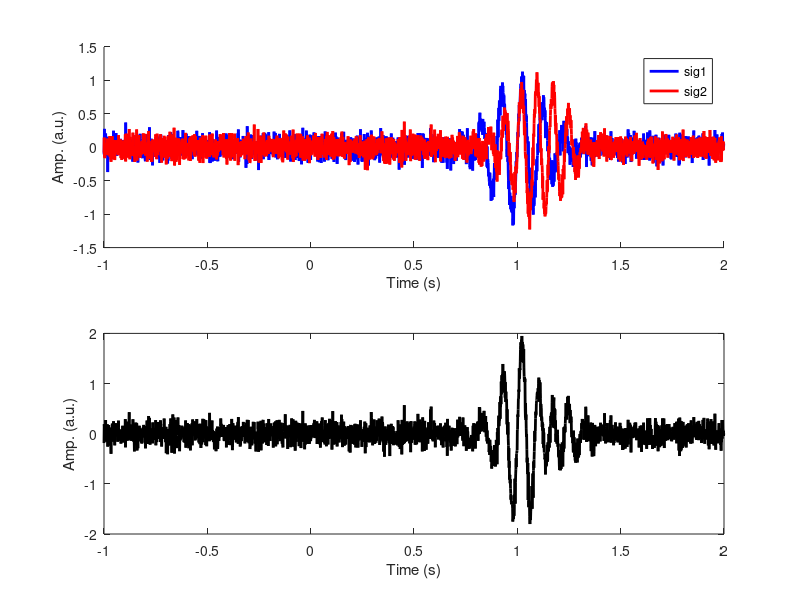
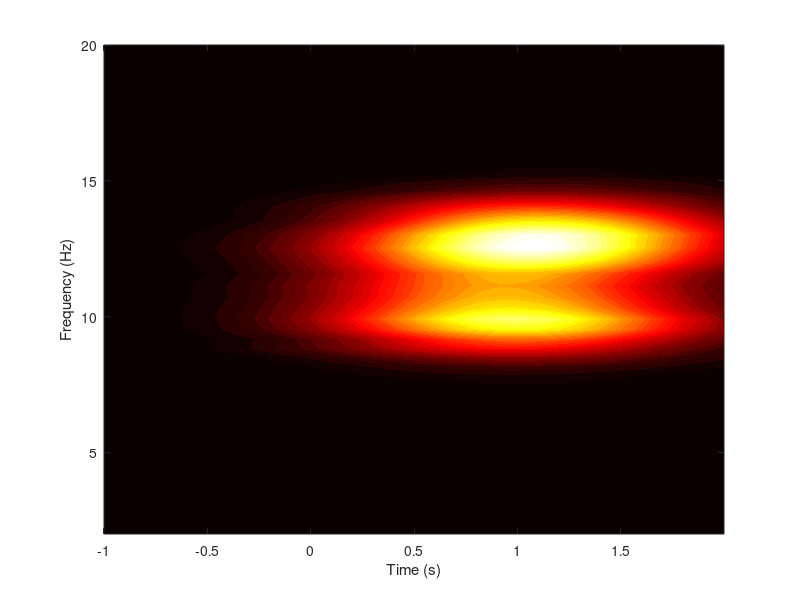

Reproduce these figures in MATLAB, in order.
%%
%     COURSE: Solved problems in neural time series analysis
%    SECTION: Time-frequency analyses
%      VIDEO: Wavelet convolution of close frequencies
% Instructor: sincxpress.com
%
%%

% simulation parameters
srate = 1000;
npnts = srate*3; % 3 seconds
timev = (0:npnts-1)/srate - 1;

% sine wave parameters (in Hz)
freq1 = 10;
freq2 = 13;

% Gaussian parameter (in seconds)
fwhm = .3;
ptime1 = 1;
ptime2 = 1.1;


% generate signals
sig1 = sin(2*pi*freq1*timev) .* exp( -4*log(2)*( (timev-ptime1)/fwhm ).^2 );
sig2 = sin(2*pi*freq2*timev) .* exp( -4*log(2)*( (timev-ptime2)/fwhm ).^2 );

% add a touch of noise
sig1 = sig1 + .1*randn(size(sig1));
sig2 = sig2 + .1*randn(size(sig2));

% now for the signal itself
signal = sig1+sig2;


% plot the signal components
figure(1), clf
subplot(211), hold on
plot(timev,sig1,'b','linew',2)
plot(timev,sig2,'r','linew',2)
xlabel('Time (s)'), ylabel('Amp. (a.u.)')
legend({'sig1';'sig2'})

% and the final signal
subplot(212)
plot(timev,signal,'k','linew',2)
xlabel('Time (s)'), ylabel('Amp. (a.u.)')


%% time-frequency paramters

minfreq =  2;
maxfreq = 20;
numfrex = 60;

wavtime = -2:1/srate:2;


% vector of wavelet frequencies
frex = logspace(log10(minfreq),log10(maxfreq),numfrex);

% Gaussian parameter
wavefwhm = 2;


nConv = npnts + length(wavtime) - 1;
halfw = floor(length(wavtime)/2)+1;


%% convolution

% initialize
tf = zeros(numfrex,npnts);

% FFT of data (doesn't change over frequencies!)
signalX = fft(signal,nConv);

for fi=1:numfrex
    
    % create complex Morlet wavelet parts
    csw  = exp( 1i* 2*pi*frex(fi)*wavtime );
    gaus = exp( -4*log(2)*wavtime.^2 / wavefwhm^2 );
    
    % wavelet spectrum
    waveX = fft(csw.*gaus,nConv);
    waveX = waveX./max(waveX);
    
    % convolution
    convres = ifft( signalX.*waveX );
    convres = convres(halfw:end-halfw+1);
    
    % extract power
    tf(fi,:) = abs(convres).^2;
end

figure(2), clf
contourf(timev,frex,tf,40,'linecolor','none')
xlabel('Time (s)'), ylabel('Frequency (Hz)')
colormap hot

%% done.
